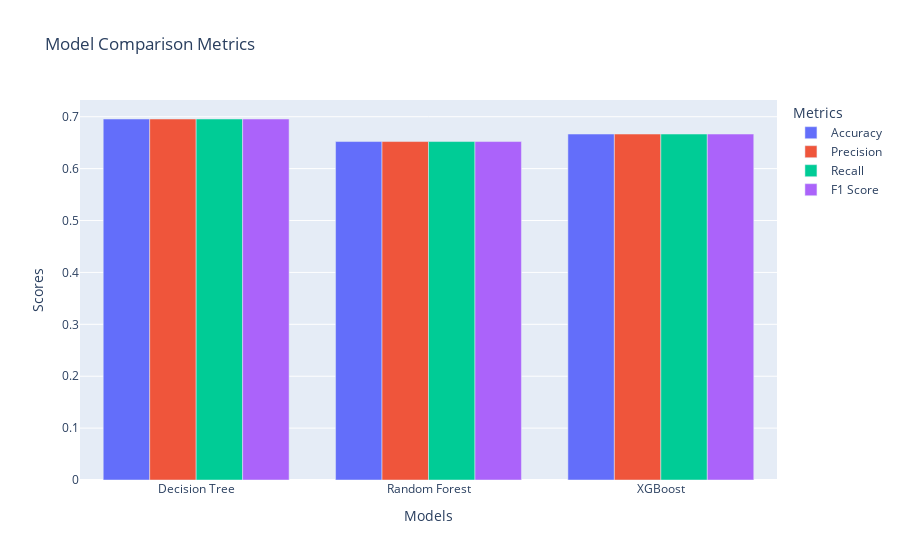

The cell this chart's notebook holds for it:
### Markdown cell above
## Let's Look the Comparison of Decision Tree | Random Forest | XG Boost in interactive Bar Plots.

### Code cell
import plotly.graph_objects as go

# Assuming y_pred for each model is already calculated
# Results dictionary with pre-calculated metrics
results = {
    "Decision Tree": {
        "Accuracy": accuracy_score(y_test, y_pred_dt),
        "Precision": precision_score(y_test, y_pred_dt, average='micro'),
        "Recall": recall_score(y_test, y_pred_dt, average='micro'),
        "F1 Score": f1_score(y_test, y_pred_dt, average='micro')
    },
    "Random Forest": {
        "Accuracy": accuracy_score(y_test, y_pred_rf),
        "Precision": precision_score(y_test, y_pred_rf, average='micro'),
        "Recall": recall_score(y_test, y_pred_rf, average='micro'),
        "F1 Score": f1_score(y_test, y_pred_rf, average='micro')
    },
    "XGBoost": {
        "Accuracy": accuracy_score(y_test, y_pred_xgb),
        "Precision": precision_score(y_test, y_pred_xgb, average='micro'),
        "Recall": recall_score(y_test, y_pred_xgb, average='micro'),
        "F1 Score": f1_score(y_test, y_pred_xgb, average='micro')
    }
}

# Create a bar plot using Plotly
fig = go.Figure()

for metric in results[next(iter(results))].keys():
    fig.add_trace(go.Bar(
        x=list(results.keys()),
        y=[results[model][metric] for model in results],
        name=metric
    ))

# Update layout
fig.update_layout(
    title='Model Comparison Metrics',
    xaxis_title='Models',
    yaxis_title='Scores',
    barmode='group',
    template='plotly',
    legend_title='Metrics',
)

fig.show()

### Figure 1 — Plotly figure (JSON) as saved in the notebook; plotly's stock layout.template omitted (floating-point values rounded to 4 significant figures)
{"data": [{"name": "Accuracy", "type": "bar", "x": ["Decision Tree", "Random Forest", "XGBoost"], "y": [0.6957, 0.6522, 0.6667]}, {"name": "Precision", "type": "bar", "x": ["Decision Tree", "Random Forest", "XGBoost"], "y": [0.6957, 0.6522, 0.6667]}, {"name": "Recall", "type": "bar", "x": ["Decision Tree", "Random Forest", "XGBoost"], "y": [0.6957, 0.6522, 0.6667]}, {"name": "F1 Score", "type": "bar", "x": ["Decision Tree", "Random Forest", "XGBoost"], "y": [0.6957, 0.6522, 0.6667]}], "layout": {"barmode": "group", "legend": {"title": {"text": "Metrics"}}, "title": {"text": "Model Comparison Metrics"}, "xaxis": {"title": {"text": "Models"}}, "yaxis": {"title": {"text": "Scores"}}}}
